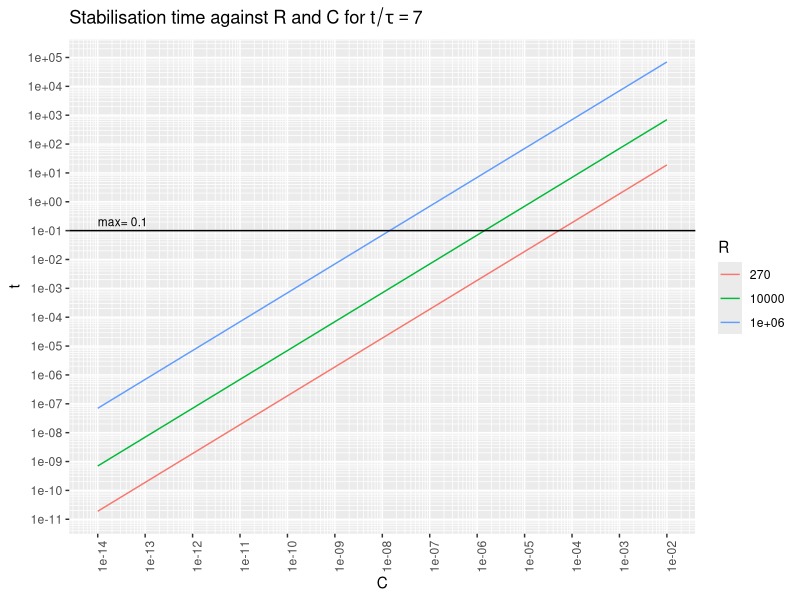
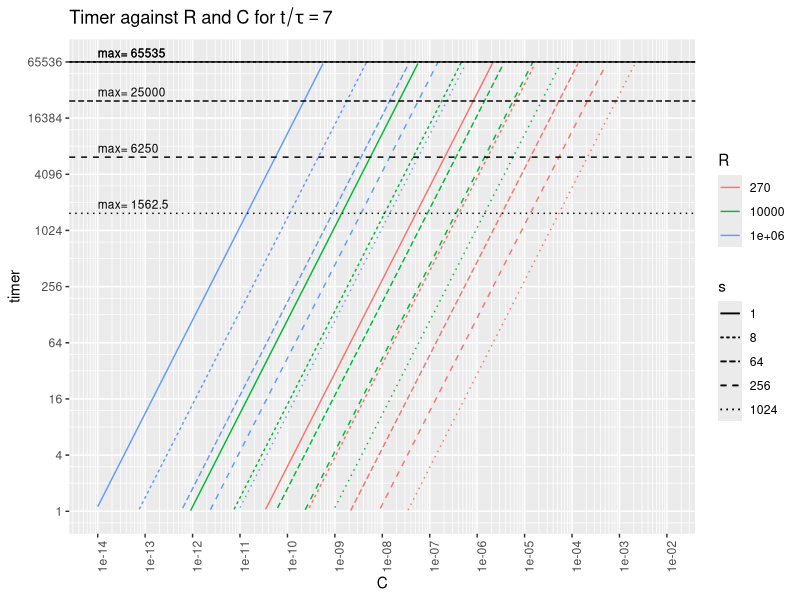

R code for these plots, in order:
#!/usr/bin/R -q --vanilla -f

library(ggplot2)
library(scales)


# Variable setup ###########################################################

# taus = t/RC
# t = timer*s/f

R = t(c(270, 10e3, 1e6))    # all drive resistors
colnames(R) = R
taustable = 7               # taus to stabilization
taufall = -log(1.1/5)       # taus from 5V to 1.1V
taurise = -log(1-1.1/5)     # taus from 0V to 1.1V     
f = 16e6                    # timer frequency
s = matrix(2^c(0,3,6,8,10)) # all prescaler factors
rownames(s) = s

# To choose the various scales, either we want to choose a
# minimum timer resolution and then optimize for fastest time,
# or choose a maximum time and then optimize for highest resolution.
tmax = 0.1
timermax = pmin(tmax*f/s, 2^16-1)

# Based on the max time and timer, max caps for each R and s
Cmax = (timermax*s/f/taustable) %*% (1/R)

# Based on a timer count of 1, min caps for each R and s
Cmin = (s/f/taurise) %*% (1/R)

# various capacitors over the full range
C = matrix(10^seq(-14, -2, by=1/24))
rownames(C) = C  # sprintf('%.2e', C)

# The stabilization time is two-dimensional, over C and R.
tm = taustable*C %*% R

# The stabilization timer value is three-dimensional, over C, R, and s.
timer = drop((f*tm) %o% (1/s))
timer[timer<1 | timer >= 2^16] = NA


# Plot utilities ###########################################################

# Adapted from https://stackoverflow.com/questions/30179442
log_breaks = function(maj, radix=10) {
  function(x) {
    minx = floor(min(logb(x, radix), na.rm=T)) - 1
    maxx = ceiling(max(logb(x, radix), na.rm=T)) + 1
    n_major = maxx - minx + 1
    major_breaks = seq(minx, maxx, by=1)
    if (maj) {
      breaks = major_breaks
    } else {
      breaks = rep(logb(1:(radix-1), radix), times=n_major) +
               rep(major_breaks, each=radix-1)
    }
    radix^breaks
  }
}
# See https://github.com/tidyverse/ggplot2/blob/master/R/scale-continuous.r#L160
scale_x_log_eng = function(..., radix=10) {
  scale_x_continuous(..., trans=log_trans(radix),
                     breaks=log_breaks(TRUE, radix),
                     minor_breaks=log_breaks(FALSE, radix))
}
scale_y_log_eng = function(..., radix=10) {
  scale_y_continuous(..., trans=log_trans(radix),
                     breaks=log_breaks(TRUE, radix),
                     minor_breaks=log_breaks(FALSE, radix))
}


# Plotting #################################################################

tm_df = as.data.frame.table(tm)
colnames(tm_df) = c('C', 'R', 't')
tm_df$C = as.numeric(levels(tm_df$C))[tm_df$C]
ggplot(data=tm_df, aes(x=C, y=t)) +
   ggtitle(bquote(paste('Stabilisation time against R and C for ',
                        t/tau == .(taustable)))) +
   geom_line(aes(colour=R, group=R)) +
   geom_hline(aes(yintercept=tmax)) +
   geom_text(data=data.frame(), size=3,
      aes(x=1e-14, y=tmax, label=paste('max=', tmax),
          hjust='left', vjust=-0.5)) +
   scale_x_log_eng() + scale_y_log_eng() +
   theme(axis.text.x=element_text(angle=90))


tmr_df = as.data.frame.table(timer)
colnames(tmr_df) = c('C', 'R', 's', 'timer')
tmr_df$C = as.numeric(levels(tmr_df$C))[tmr_df$C]

maxdf = data.frame(timer=timermax, s=factor(s))
maxnames = data.frame(C=1e-14, s=factor(s), timer=timermax)

ggplot(data=tmr_df, aes(x=C, y=timer, linetype=s)) +
   ggtitle(bquote(paste('Timer against R and C for ',
                        t/tau == .(taustable)))) +
   geom_line(aes(colour=R, group=interaction(R,s))) +
   geom_hline(data=maxdf, aes(yintercept=timer, linetype=s, group=s)) +
   geom_text(data=maxnames, size=3,
      aes(label=paste('max=',timer), hjust='left', vjust=-0.5, group=s)) +
   scale_x_log_eng() +
   scale_y_log_eng(radix=4, limits=2^c(0,16)) +
   theme(axis.text.x=element_text(angle=90))
